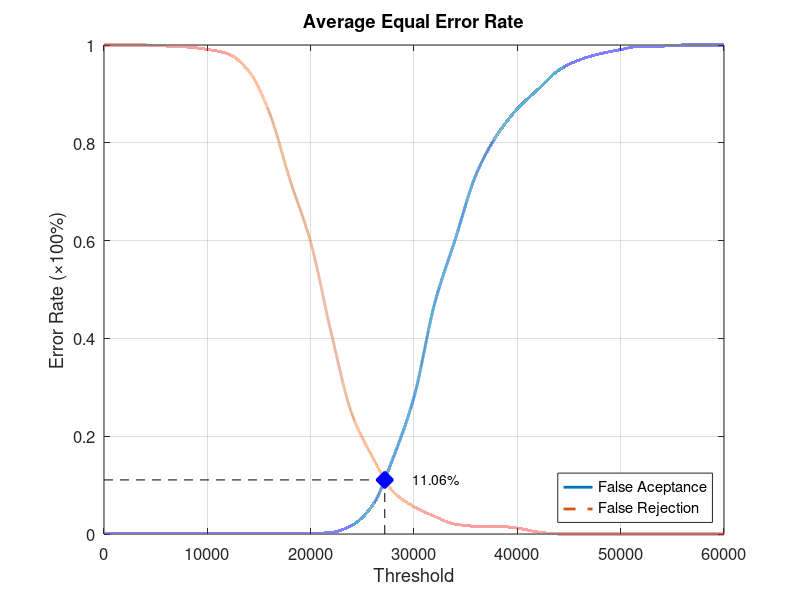
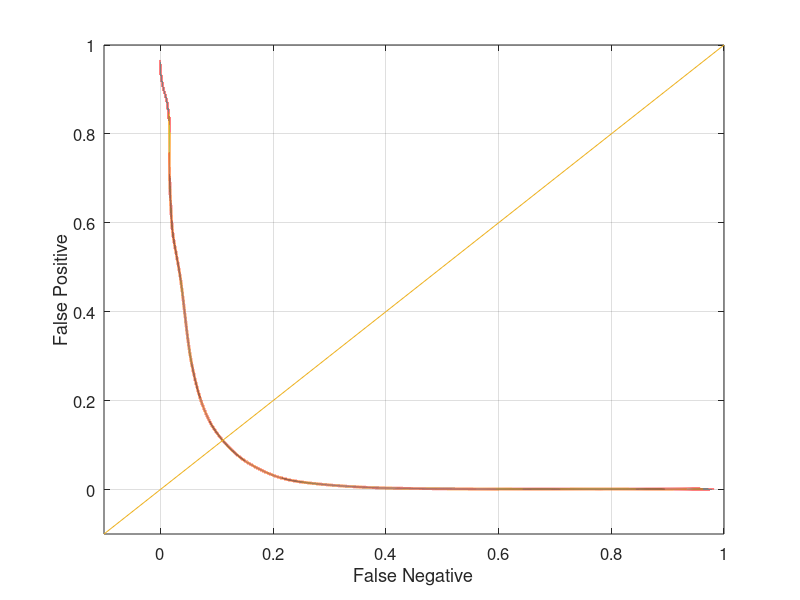

These charts were generated, in order, by the following MATLAB code:
function yEER = Database4Average
close all;
clear;
clc;
x = 0:2000:60000;
xq = 0:0.5:60000;

y0 = [0 0.00105263 0.00105263 0.00105263 0.00105263 0.00105263 0.00105263 0.00105263 0.00105263 0.00105263 0.00105263 0.0031579 0.0178947 0.0589474 0.156842 0.28 0.471579 0.603158 0.734737 0.814737 0.869474 0.909474 0.948421 0.969474 0.982105 0.990526 0.997895 0.997895 1 1 1];
yy0 = interp1(x, y0, xq, 'pchip');
y1 = [1 1 1 0.998 0.996 0.991 0.982 0.947 0.862 0.724 0.597 0.41 0.245 0.157 0.086 0.056 0.036 0.02 0.016 0.016 0.012 0.004 0 0 0 0 0 0 0 0 0];
yy1 = interp1(x, y1, xq, 'pchip');

% Calculating EER: 
y2 = abs(y0 - y1);
find(y2 == min(y2))
yy2 = abs(yy0 - yy1);
xEER = find(yy2 == min(yy2));
xEERIndex = xq(xEER) % X-axis EER
yEER = yy0(xEER) % Y-axis EER

main = figure
plot(xq, yy0,'-','LineWidth', 2);	hold on
plot(xq, yy1,'--','LineWidth', 2);	hold on
plot([xEERIndex xEERIndex], [0 yEER], 'k--');	hold on
plot([0 xEERIndex], [yEER yEER], 'k--');	hold on
plot(xEERIndex, yEER, 'bx', 'LineWidth', 10);	hold on
text(xEERIndex + 10 * xEERIndex / 100, yEER, [num2str(round((10000 * yEER)) / 100) '%'])
legend('False Aceptance', 'False Rejection', 'Location', 'SouthEast')
xlabel('Threshold')
ylabel('Error Rate (\times100%)')
title('Average Equal Error Rate')
set(gca, 'FontSize', 12)
axis([0 60000 0 1])
grid on

print(main, 'Database4AverageMain', '-dpng');
FNRxFPR = figure('Color', [1 1 1]);
plot(yy1, yy0, '-', yy1, yy0, 'LineWidth', 2);
hold on
y = -0.1:0.1:1
plot(y, y); 
set(gca, 'FontSize', 12)
xlabel('False Negative')
ylabel('False Positive')
axis([-0.1 1 -0.1 1])
set(gca, 'FontSize', 12)
grid on

print(FNRxFPR, 'Database4AverageFNRxFPR','-dpng');
end
